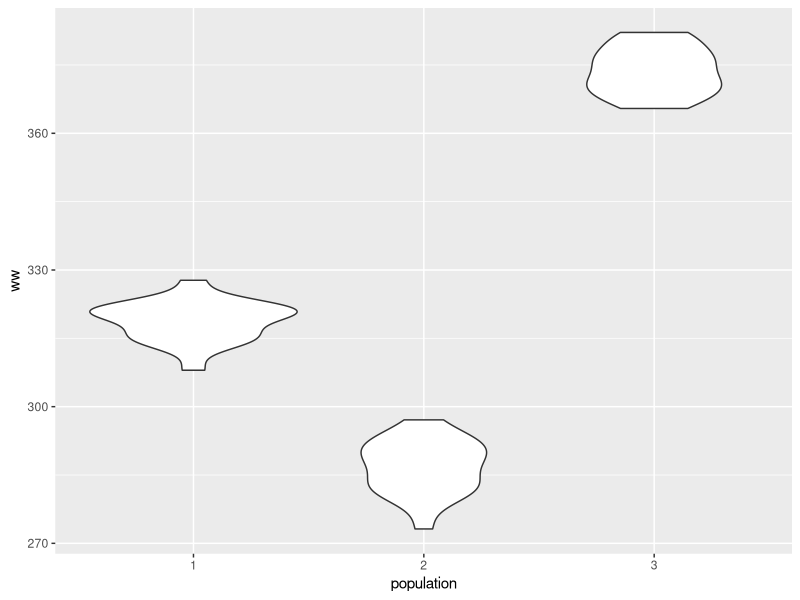

This figure's R source: (Note: this script raises an error after producing the figure.)
## ---- chunk 1
knitr::opts_chunk$set(echo = TRUE)
## ---- chunk 2
library(tidyverse)
## ---- chunk 3
ngroups <- 3  ## number of zones
nsample <- 20  ## number of sea cucumbers sampled
zone.means <- c(320, 285, 375)  ## average wet weight (g)
resid.sd <- 5
## ---- chunk 4
n <- ngroups * nsample  ## total number of data points
eps <- rnorm(n, 0, resid.sd)  ## residuals
x <- rep(1:3, rep(nsample, ngroups))  ## indicator for each zone
means <- rep(zone.means, rep(nsample, ngroups))
## ---- chunk 5
X <- as.matrix(model.matrix(~as.factor(x) - 1))  ## design matrix; no intercept!

y <- as.numeric(X %*% as.matrix(zone.means) + eps)
## ---- chunk 6

seacuc.df <- data.frame(population = as.factor(x), ww = y)
## ---- chunk 7
p <- ggplot(data = seacuc.df, aes(population, ww))
p + geom_violin()

## ---- chunk 8
n.groups <- 3
n.sample <- 20
n <- n.groups * n.sample
## ---- chunk 9
x <- rep(1:n.groups, rep(n.sample, n.groups)) ## zone indicator
zone <- factor(x, labels = c("Zone 1", "Zone 2", "Zone 3"))
## ---- chunk 10
wet.weight <- runif(n, 250, 410) ## wet weight of sea cucumbers
wet.weight2 <- wet.weight - mean(wet.weight) ## how different they are from the mean?
## ---- chunk 11
Xmat <- model.matrix(~zone * wet.weight2)
beta.vec <- c(250, 360, 100, 6, 3, 4)
## ---- chunk 12
lin.pred <- Xmat[,] %*% beta.vec
lambda <- exp(lin.pred) ## poisson mean
C <- rpois(n = n, lambda = lambda)
## ---- chunk 13
mod1 <- glm(C ~ zone * wet.weight2, poisson)
summary(mod1)
## ---- chunk 14
par(mfrow=c(2, 2))
plot(mod1)
